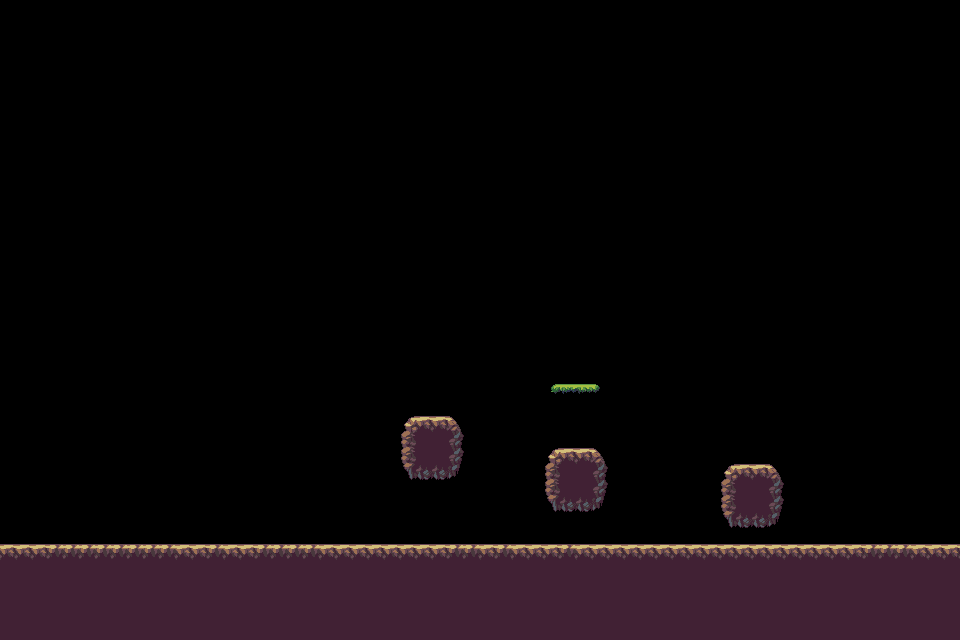

Rendered tile map (Tiled .tmx) drawn with the repository's tilesets; below, a short description and the full map source, tile grids included:
An orthogonal 60x40 tile map with 16x16 px tiles, 1 tile layer (Ground) and 1 object (spawn).

<map version="1.1" tiledversion="2018.09.12" orientation="orthogonal" renderorder="right-down" width="60" height="40" tilewidth="16" tileheight="16" infinite="0" nextlayerid="3" nextobjectid="3">
 <tileset firstgid="1" source="tileset.tsx" />
 <layer id="1" name="Ground" width="60" height="40">
  <data encoding="csv">
0,0,0,0,0,0,0,0,0,0,0,0,0,0,0,0,0,0,0,0,0,0,0,0,0,0,0,0,0,0,0,0,0,0,0,0,0,0,0,0,0,0,0,0,0,0,0,0,0,0,0,0,0,0,0,0,0,0,0,0,
0,0,0,0,0,0,0,0,0,0,0,0,0,0,0,0,0,0,0,0,0,0,0,0,0,0,0,0,0,0,0,0,0,0,0,0,0,0,0,0,0,0,0,0,0,0,0,0,0,0,0,0,0,0,0,0,0,0,0,0,
0,0,0,0,0,0,0,0,0,0,0,0,0,0,0,0,0,0,0,0,0,0,0,0,0,0,0,0,0,0,0,0,0,0,0,0,0,0,0,0,0,0,0,0,0,0,0,0,0,0,0,0,0,0,0,0,0,0,0,0,
0,0,0,0,0,0,0,0,0,0,0,0,0,0,0,0,0,0,0,0,0,0,0,0,0,0,0,0,0,0,0,0,0,0,0,0,0,0,0,0,0,0,0,0,0,0,0,0,0,0,0,0,0,0,0,0,0,0,0,0,
0,0,0,0,0,0,0,0,0,0,0,0,0,0,0,0,0,0,0,0,0,0,0,0,0,0,0,0,0,0,0,0,0,0,0,0,0,0,0,0,0,0,0,0,0,0,0,0,0,0,0,0,0,0,0,0,0,0,0,0,
0,0,0,0,0,0,0,0,0,0,0,0,0,0,0,0,0,0,0,0,0,0,0,0,0,0,0,0,0,0,0,0,0,0,0,0,0,0,0,0,0,0,0,0,0,0,0,0,0,0,0,0,0,0,0,0,0,0,0,0,
0,0,0,0,0,0,0,0,0,0,0,0,0,0,0,0,0,0,0,0,0,0,0,0,0,0,0,0,0,0,0,0,0,0,0,0,0,0,0,0,0,0,0,0,0,0,0,0,0,0,0,0,0,0,0,0,0,0,0,0,
0,0,0,0,0,0,0,0,0,0,0,0,0,0,0,0,0,0,0,0,0,0,0,0,0,0,0,0,0,0,0,0,0,0,0,0,0,0,0,0,0,0,0,0,0,0,0,0,0,0,0,0,0,0,0,0,0,0,0,0,
0,0,0,0,0,0,0,0,0,0,0,0,0,0,0,0,0,0,0,0,0,0,0,0,0,0,0,0,0,0,0,0,0,0,0,0,0,0,0,0,0,0,0,0,0,0,0,0,0,0,0,0,0,0,0,0,0,0,0,0,
0,0,0,0,0,0,0,0,0,0,0,0,0,0,0,0,0,0,0,0,0,0,0,0,0,0,0,0,0,0,0,0,0,0,0,0,0,0,0,0,0,0,0,0,0,0,0,0,0,0,0,0,0,0,0,0,0,0,0,0,
0,0,0,0,0,0,0,0,0,0,0,0,0,0,0,0,0,0,0,0,0,0,0,0,0,0,0,0,0,0,0,0,0,0,0,0,0,0,0,0,0,0,0,0,0,0,0,0,0,0,0,0,0,0,0,0,0,0,0,0,
0,0,0,0,0,0,0,0,0,0,0,0,0,0,0,0,0,0,0,0,0,0,0,0,0,0,0,0,0,0,0,0,0,0,0,0,0,0,0,0,0,0,0,0,0,0,0,0,0,0,0,0,0,0,0,0,0,0,0,0,
0,0,0,0,0,0,0,0,0,0,0,0,0,0,0,0,0,0,0,0,0,0,0,0,0,0,0,0,0,0,0,0,0,0,0,0,0,0,0,0,0,0,0,0,0,0,0,0,0,0,0,0,0,0,0,0,0,0,0,0,
0,0,0,0,0,0,0,0,0,0,0,0,0,0,0,0,0,0,0,0,0,0,0,0,0,0,0,0,0,0,0,0,0,0,0,0,0,0,0,0,0,0,0,0,0,0,0,0,0,0,0,0,0,0,0,0,0,0,0,0,
0,0,0,0,0,0,0,0,0,0,0,0,0,0,0,0,0,0,0,0,0,0,0,0,0,0,0,0,0,0,0,0,0,0,0,0,0,0,0,0,0,0,0,0,0,0,0,0,0,0,0,0,0,0,0,0,0,0,0,0,
0,0,0,0,0,0,0,0,0,0,0,0,0,0,0,0,0,0,0,0,0,0,0,0,0,0,0,0,0,0,0,0,0,0,0,0,0,0,0,0,0,0,0,0,0,0,0,0,0,0,0,0,0,0,0,0,0,0,0,0,
0,0,0,0,0,0,0,0,0,0,0,0,0,0,0,0,0,0,0,0,0,0,0,0,0,0,0,0,0,0,0,0,0,0,0,0,0,0,0,0,0,0,0,0,0,0,0,0,0,0,0,0,0,0,0,0,0,0,0,0,
0,0,0,0,0,0,0,0,0,0,0,0,0,0,0,0,0,0,0,0,0,0,0,0,0,0,0,0,0,0,0,0,0,0,0,0,0,0,0,0,0,0,0,0,0,0,0,0,0,0,0,0,0,0,0,0,0,0,0,0,
0,0,0,0,0,0,0,0,0,0,0,0,0,0,0,0,0,0,0,0,0,0,0,0,0,0,0,0,0,0,0,0,0,0,0,0,0,0,0,0,0,0,0,0,0,0,0,0,0,0,0,0,0,0,0,0,0,0,0,0,
0,0,0,0,0,0,0,0,0,0,0,0,0,0,0,0,0,0,0,0,0,0,0,0,0,0,0,0,0,0,0,0,0,0,0,0,0,0,0,0,0,0,0,0,0,0,0,0,0,0,0,0,0,0,0,0,0,0,0,0,
0,0,0,0,0,0,0,0,0,0,0,0,0,0,0,0,0,0,0,0,0,0,0,0,0,0,0,0,0,0,0,0,0,0,0,0,0,0,0,0,0,0,0,0,0,0,0,0,0,0,0,0,0,0,0,0,0,0,0,0,
0,0,0,0,0,0,0,0,0,0,0,0,0,0,0,0,0,0,0,0,0,0,0,0,0,0,0,0,0,0,0,0,0,0,0,0,0,0,0,0,0,0,0,0,0,0,0,0,0,0,0,0,0,0,0,0,0,0,0,0,
0,0,0,0,0,0,0,0,0,0,0,0,0,0,0,0,0,0,0,0,0,0,0,0,0,0,0,0,0,0,0,0,0,0,0,0,0,0,0,0,0,0,0,0,0,0,0,0,0,0,0,0,0,0,0,0,0,0,0,0,
0,0,0,0,0,0,0,0,0,0,0,0,0,0,0,0,0,0,0,0,0,0,0,0,0,0,0,0,0,0,0,0,0,0,0,0,0,0,0,0,0,0,0,0,0,0,0,0,0,0,0,0,0,0,0,0,0,0,0,0,
0,0,0,0,0,0,0,0,0,0,0,0,0,0,0,0,0,0,0,0,0,0,0,0,0,0,0,0,0,0,0,0,0,0,27,28,29,30,0,0,0,0,0,0,0,0,0,0,0,0,0,0,0,0,0,0,0,0,0,0,
0,0,0,0,0,0,0,0,0,0,0,0,0,0,0,0,0,0,0,0,0,0,0,0,0,0,0,0,0,0,0,0,0,0,0,0,0,0,0,0,0,0,0,0,0,0,0,0,0,0,0,0,0,0,0,0,0,0,0,0,
0,0,0,0,0,0,0,0,0,0,0,0,0,0,0,0,0,0,0,0,0,0,0,0,0,1,2,2,3,0,0,0,0,0,0,0,0,0,0,0,0,0,0,0,0,0,0,0,0,0,0,0,0,0,0,0,0,0,0,0,
0,0,0,0,0,0,0,0,0,0,0,0,0,0,0,0,0,0,0,0,0,0,0,0,0,11,12,12,13,0,0,0,0,0,0,0,0,0,0,0,0,0,0,0,0,0,0,0,0,0,0,0,0,0,0,0,0,0,0,0,
0,0,0,0,0,0,0,0,0,0,0,0,0,0,0,0,0,0,0,0,0,0,0,0,0,11,12,12,13,0,0,0,0,0,1,2,2,3,0,0,0,0,0,0,0,0,0,0,0,0,0,0,0,0,0,0,0,0,0,0,
0,0,0,0,0,0,0,0,0,0,0,0,0,0,0,0,0,0,0,0,0,0,0,0,0,21,22,22,23,0,0,0,0,0,11,12,12,13,0,0,0,0,0,0,0,1,2,2,3,0,0,0,0,0,0,0,0,0,0,0,
0,0,0,0,0,0,0,0,0,0,0,0,0,0,0,0,0,0,0,0,0,0,0,0,0,0,0,0,0,0,0,0,0,0,11,12,12,13,0,0,0,0,0,0,0,11,12,12,13,0,0,0,0,0,0,0,0,0,0,0,
0,0,0,0,0,0,0,0,0,0,0,0,0,0,0,0,0,0,0,0,0,0,0,0,0,0,0,0,0,0,0,0,0,0,21,22,22,23,0,0,0,0,0,0,0,11,12,12,13,0,0,0,0,0,0,0,0,0,0,0,
0,0,0,0,0,0,0,0,0,0,0,0,0,0,0,0,0,0,0,0,0,0,0,0,0,0,0,0,0,0,0,0,0,0,0,0,0,0,0,0,0,0,0,0,0,21,22,22,23,0,0,0,0,0,0,0,0,0,0,0,
0,0,0,0,0,0,0,0,0,0,0,0,0,0,0,0,0,0,0,0,0,0,0,0,0,0,0,0,0,0,0,0,0,0,0,0,0,0,0,0,0,0,0,0,0,0,0,0,0,0,0,0,0,0,0,0,0,0,0,0,
2,2,2,4,4,4,4,4,4,4,4,2,2,4,2,2,4,4,4,4,2,2,2,2,2,2,2,2,4,4,2,4,2,2,2,4,2,2,2,2,2,2,2,2,2,2,2,2,2,2,2,2,2,2,4,4,4,2,2,2,
12,12,12,12,12,12,12,12,12,12,12,12,12,12,12,12,12,12,12,12,12,12,12,12,12,12,12,12,12,12,12,12,12,12,12,12,12,12,12,12,12,12,12,12,12,12,12,12,12,12,12,12,12,12,12,12,12,12,12,12,
12,12,12,12,12,12,12,12,12,12,12,12,12,12,12,12,12,12,12,12,12,12,12,12,12,12,12,12,12,12,12,12,12,12,12,12,12,12,12,12,12,12,12,12,12,12,12,12,12,12,12,12,12,12,12,12,12,12,12,12,
12,12,12,12,12,12,12,12,12,12,12,12,12,12,12,12,12,12,12,12,12,12,12,12,12,12,12,12,12,12,12,12,12,12,12,12,12,12,12,12,12,12,12,12,12,12,12,12,12,12,12,12,12,12,12,12,12,12,12,12,
12,12,12,12,12,12,12,12,12,12,12,12,12,12,12,12,12,12,12,12,12,12,12,12,12,12,12,12,12,12,12,12,12,12,12,12,12,12,12,12,12,12,12,12,12,12,12,12,12,12,12,12,12,12,12,12,12,12,12,12,
12,12,12,12,12,12,12,12,12,12,12,12,12,12,12,12,12,12,12,12,12,12,12,12,12,12,12,12,12,12,12,12,12,12,12,12,12,12,12,12,12,12,12,12,12,12,12,12,12,12,12,12,12,12,12,12,12,12,12,12
</data>
 </layer>
 <objectgroup id="2" name="Objects">
  <object id="1" name="spawn" x="98" y="512.667" width="13.3333" height="12.6667" />
 </objectgroup>
</map>
